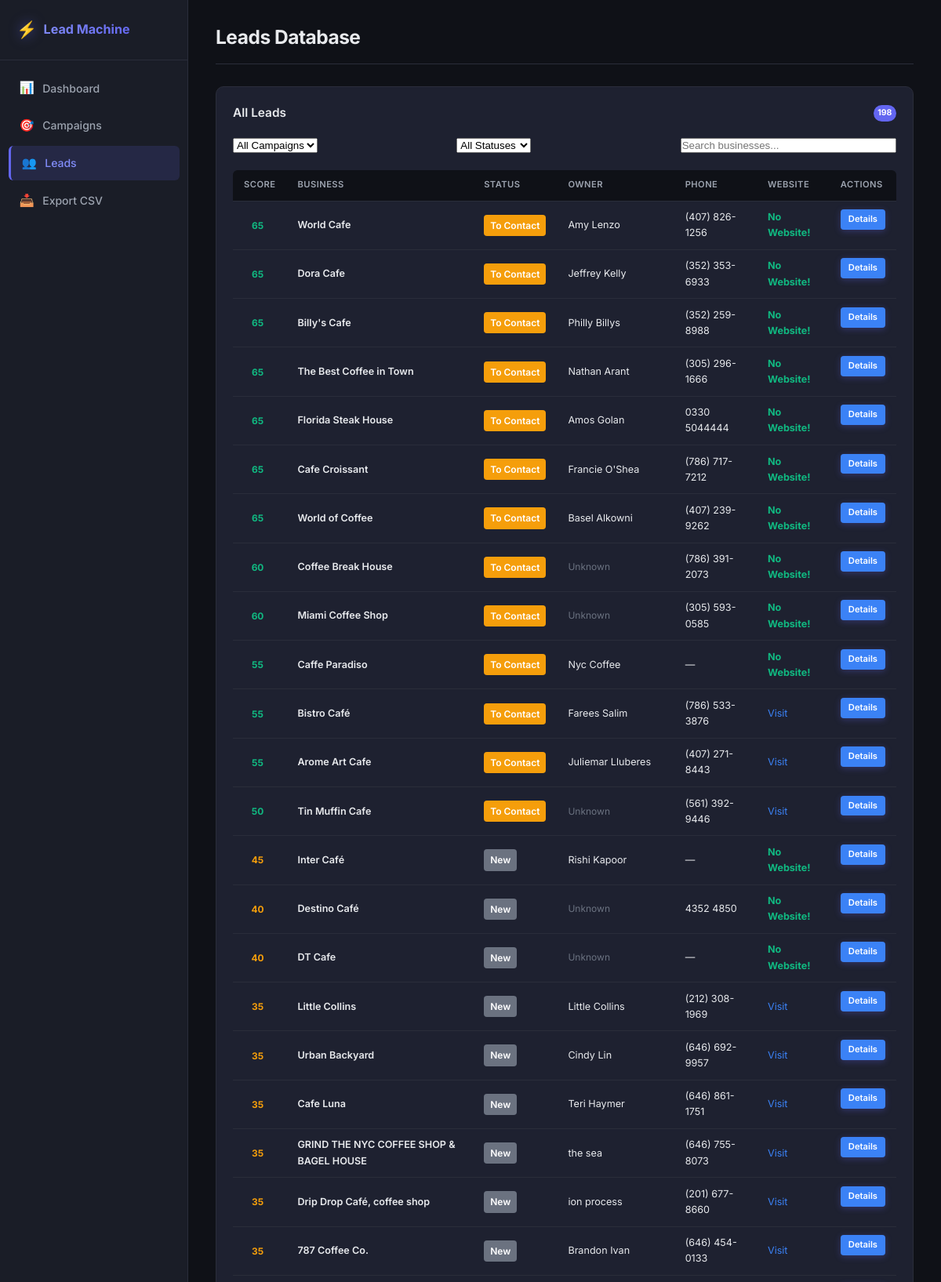
Page /leads (upper part) on the committed database.
### src/models/lead.py (models this page shows, shortened)
class Lead(Base):
    __tablename__ = "leads"
    id: Mapped[str] = mapped_column(
        String(36), primary_key=True, default=lambda: str(uuid.uuid4())
    )
    campaign_id: Mapped[str] = mapped_column(
        String(36), ForeignKey("campaigns.id", ondelete="CASCADE"), nullable=False
    )
    google_place_id: Mapped[str] = mapped_column(
        String(255), unique=True, nullable=False, index=True
    )
    business_name: Mapped[str] = mapped_column(String(255), nullable=False)
    address: Mapped[str | None] = mapped_column(Text, nullable=True)
    latitude: Mapped[float | None] = mapped_column(Float, nullable=True)
    longitude: Mapped[float | None] = mapped_column(Float, nullable=True)
    phone: Mapped[str | None] = mapped_column(String(50), nullable=True)
    business_type: Mapped[str | None] = mapped_column(String(100), nullable=True)
    website_url: Mapped[str | None] = mapped_column(Text, nullable=True)
    website_type: Mapped[str] = mapped_column(
        String(20), default="none", nullable=False
    )  # "none", "social_only", "real"
    has_app: Mapped[bool | None] = mapped_column(nullable=True)
    rating: Mapped[float | None] = mapped_column(Float, nullable=True)
    review_count: Mapped[int | None] = mapped_column(Integer, nullable=True)
    google_maps_url: Mapped[str | None] = mapped_column(Text, nullable=True)
    quality_score: Mapped[int] = mapped_column(Integer, default=0)
    created_at: Mapped[datetime] = mapped_column(
        DateTime, server_default=func.now()
    )
    campaign = relationship("Campaign", back_populates="leads")
    contact = relationship(
        "Contact", back_populates="lead", uselist=False, cascade="all, delete-orphan"
    )
    status_info = relationship(
        "LeadStatus", back_populates="lead", uselist=False, cascade="all, delete-orphan"
    )

### src/models/lead_status.py (models this page shows, shortened)
class LeadStatus(Base):
    __tablename__ = "lead_statuses"
    id: Mapped[str] = mapped_column(
        String(36), primary_key=True, default=lambda: str(uuid.uuid4())
    )
    lead_id: Mapped[str] = mapped_column(
        String(36),
        ForeignKey("leads.id", ondelete="CASCADE"),
        unique=True,
        nullable=False,
    )
    status: Mapped[str] = mapped_column(
        String(20), default="new", nullable=False
    )
    assigned_to: Mapped[str | None] = mapped_column(String(100), nullable=True)
    notes: Mapped[str | None] = mapped_column(Text, nullable=True)
    updated_at: Mapped[datetime] = mapped_column(
        DateTime, server_default=func.now(), onupdate=func.now()
    )
    lead = relationship("Lead", back_populates="status_info")

### src/models/contact.py (models this page shows, shortened)
class Contact(Base):
    __tablename__ = "contacts"
    id: Mapped[str] = mapped_column(
        String(36), primary_key=True, default=lambda: str(uuid.uuid4())
    )
    lead_id: Mapped[str] = mapped_column(
        String(36),
        ForeignKey("leads.id", ondelete="CASCADE"),
        unique=True,
        nullable=False,
    )
    name: Mapped[str | None] = mapped_column(String(255), nullable=True)
    email: Mapped[str | None] = mapped_column(String(255), nullable=True)
    phone: Mapped[str | None] = mapped_column(String(50), nullable=True)
    linkedin_url: Mapped[str | None] = mapped_column(Text, nullable=True)
    job_title: Mapped[str | None] = mapped_column(String(255), nullable=True)
    headline: Mapped[str | None] = mapped_column(Text, nullable=True)
    location: Mapped[str | None] = mapped_column(String(255), nullable=True)
    source: Mapped[str] = mapped_column(
        String(50), default="google_search", nullable=False
    )
    confidence_score: Mapped[float] = mapped_column(Float, default=0.0)
    created_at: Mapped[datetime] = mapped_column(
        DateTime, server_default=func.now()
    )
    lead = relationship("Lead", back_populates="contact")

### src/dashboard/routes.py (the view)
@router.get("/leads", response_class=HTMLResponse)
async def leads_page(
    request: Request,
    campaign_id: str | None = None,
    status: str | None = None,
    search: str | None = None,
    min_score: int = 0,
    session: AsyncSession = Depends(get_session),
):
    query = select(Lead).options(
        joinedload(Lead.contact),
        joinedload(Lead.status_info),
        joinedload(Lead.campaign),
    )
    if campaign_id:
        query = query.where(Lead.campaign_id == campaign_id)
    if status:
        query = query.join(LeadStatus).where(LeadStatus.status == status)
    if search:
        query = query.where(Lead.business_name.ilike(f"%{search}%"))
    if min_score > 0:
        query = query.where(Lead.quality_score >= min_score)
    query = query.order_by(Lead.quality_score.desc()).limit(1000)
    result = await session.execute(query)
    leads = result.unique().scalars().all()
    campaigns_result = await session.execute(
        select(Campaign).order_by(Campaign.name)
    )
    campaigns = campaigns_result.scalars().all()
    return templates.TemplateResponse(
        request=request,
        name="leads.html",
        context={
            "leads": leads,
            "campaigns": campaigns,
            "current_campaign_id": campaign_id,
            "current_status": status,
            "current_search": search or "",
            "current_min_score": min_score,
        }
    )

### src/dashboard/templates/leads.html (shortened to what this page needs)
{% extends "base.html" %}
{% block page_title %}Leads Database{% endblock %}
{% block content %}
<div class="section-card">
    <div class="section-header">
        <h2>All Leads</h2>
        <span class="badge">{{ leads|length }}</span>
    </div>
    <form class="filters-bar" method="GET" action="/leads" style="display: flex; gap: 10px; margin-bottom: 20px;">
        <div class="filter-group">
            <select name="campaign_id" onchange="this.form.submit()" class="form-control">
                <option value="">All Campaigns</option>
            </select>
        </div>
        <div class="filter-group">
            <select name="status" onchange="this.form.submit()" class="form-control">
                <option value="">All Statuses</option>
            </select>
        </div>
        <div class="filter-group" style="flex-grow: 1;">
            <input type="text" name="search" placeholder="Search businesses..." value="{{ current_search }}" onchange="this.form.submit()" class="form-control" style="width: 100%;">
        </div>
    </form>
    {% if leads %}
    <div class="table-wrapper">
        <table class="data-table">
            <thead>
                <tr>
                    <th>Score</th>
                    <th>Business</th>
                    <th>Status</th>
                    <th>Owner</th>
                    <th>Phone</th>
                    <th>Website</th>
                    <th>Actions</th>
                </tr>
            </thead>
            <tbody>
                {% for lead in leads %}
                <tr>
                    <td>
                        <span class="score-badge" style="font-weight:bold; color: {% if lead.quality_score >= 50 %}#10b981{% else %}#f59e0b{% endif %}">
                            {{ lead.quality_score }}
                        </span>
                    </td>
                    <td class="td-bold">{{ lead.business_name }}</td>
                    <td>
                        {% set status = lead.status_info.status if lead.status_info else 'new' %}
                        {% set color = '#6b7280' %}
                        {% if status == 'to_contact' %}{% set color = '#f59e0b' %}{% endif %}
                        {% if status == 'in_progress' %}{% set color = '#3b82f6' %}{% endif %}
                        {% if status == 'closed_won' %}{% set color = '#10b981' %}{% endif %}
                        {% if status == 'closed_lost' %}{% set color = '#ef4444' %}{% endif %}
                        <span class="status-badge" style="background:{{ color }}; padding: 4px 8px; border-radius: 4px; font-size: 12px; color: white;">
                            {{ status|replace('_', ' ')|title }}
                        </span>
                    </td>
                    <td>
                        {% if lead.contact and lead.contact.name %}
                            {{ lead.contact.name }}
                        {% else %}
                            <span style="color:#6b7280; font-size:12px;">Unknown</span>
                        {% endif %}
                    </td>
                    <td>{{ lead.phone or '—' }}</td>
                    <td>
                        {% if lead.website_url %}
                            <a href="{{ lead.website_url }}" target="_blank" style="color:#3b82f6; text-decoration:none;">Visit</a>
                        {% else %}
                            <span style="color:#10b981; font-weight:bold;">No Website!</span>
                        {% endif %}
                    </td>
                    <td class="td-actions">
                        <a href="/leads/{{ lead.id }}" class="btn btn-sm btn-primary" style="background:#3b82f6; color:white; padding:4px 10px; text-decoration:none; border-radius:4px;">Details</a>
                    </td>
                </tr>
                {% endfor %}
            </tbody>
        </table>
    </div>
    {% else %}
    <div class="empty-state" style="text-align:center; padding: 40px; color: #9ca3af;">
        <div class="empty-icon" style="font-size: 40px; margin-bottom: 10px;">🔍</div>
        <h3>No leads found</h3>
        <p>Try adjusting your filters or running a new campaign.</p>
    </div>
    {% endif %}
</div>
{% endblock %}

### src/dashboard/static/style.css (style rules this page uses)
:root { --bg-primary: #0f1117; --bg-secondary: #1a1d27; --bg-card: #1e2130; --bg-card-hover: #252839; --bg-input: #14161e; --border: #2a2d3a; --border-focus: #6366f1; --text-primary: #e8eaed; --text-secondary: #9ca3af; --text-muted: #6b7280; --text-link: #818cf8; --accent: #6366f1; --accent-hover: #818cf8; --accent-glow: rgba(99, 102, 241, 0.15); --success: #10b981; --warning: #f59e0b; --danger: #ef4444; --info: #3b82f6; --sidebar-width: 240px; --radius: 10px; --radius-sm: 6px; --shadow: 0 4px 24px rgba(0, 0, 0, 0.3); --transition: all 0.2s ease; --font: 'Inter', -apple-system, BlinkMacSystemFont, sans-serif; }
*, *::before, *::after { box-sizing: border-box; margin: 0; padding: 0; }
html { font-size: 14px; }
body { font-family: var(--font); background: var(--bg-primary); color: var(--text-primary); line-height: 1.6; display: flex; min-height: 100vh; -webkit-font-smoothing: antialiased; }
a { color: var(--text-link); text-decoration: none; transition: var(--transition); }
.section-card { background: var(--bg-card); border: 1px solid var(--border); border-radius: var(--radius); padding: 1.5rem; margin-bottom: 1.5rem; }
.section-header { display: flex; align-items: center; justify-content: space-between; margin-bottom: 1.25rem; }
.section-header h2 { font-size: 1.1rem; font-weight: 600; }
.table-wrapper { overflow-x: auto; border-radius: var(--radius-sm); }
.data-table { width: 100%; border-collapse: collapse; font-size: 0.9rem; }
.data-table thead th { text-align: left; padding: 0.75rem 1rem; background: var(--bg-primary); color: var(--text-secondary); font-weight: 600; font-size: 0.8rem; text-transform: uppercase; letter-spacing: 0.04em; border-bottom: 1px solid var(--border); white-space: nowrap; }
.data-table tbody tr { border-bottom: 1px solid var(--border); transition: var(--transition); }
.data-table td { padding: 0.75rem 1rem; vertical-align: middle; }
.td-bold { font-weight: 600; color: var(--text-primary); }
.td-actions { display: flex; gap: 0.4rem; white-space: nowrap; }
.status-badge { display: inline-block; padding: 0.2rem 0.7rem; border-radius: 50px; font-size: 0.75rem; font-weight: 600; color: #fff; white-space: nowrap; }
.badge { display: inline-flex; align-items: center; justify-content: center; min-width: 1.5rem; height: 1.5rem; padding: 0 0.4rem; border-radius: 50px; font-size: 0.75rem; font-weight: 700; background: var(--accent); color: #fff; }
.score-badge { display: inline-flex; align-items: center; justify-content: center; width: 2.5rem; height: 2.5rem; border-radius: 50%; font-size: 0.85rem; font-weight: 700; }
.btn { display: inline-flex; align-items: center; gap: 0.4rem; padding: 0.6rem 1.25rem; border-radius: var(--radius-sm); font-weight: 600; font-size: 0.85rem; border: none; cursor: pointer; transition: var(--transition); font-family: var(--font); text-decoration: none; }
.btn-primary { background: linear-gradient(135deg, var(--accent), #7c3aed); color: #fff; box-shadow: 0 2px 8px rgba(99,102,241,0.3); }
.btn-sm { padding: 0.35rem 0.75rem; font-size: 0.8rem; }
.filter-group { flex: 1; min-width: 140px; }

### rows in the picture
Lead: quality_score "65", business_name "World Cafe", contact.name "Amy Lenzo", phone "(407) 826-1256", shows "No Website!"
LeadStatus: status "To Contact"
Lead: quality_score "65", business_name "Dora Cafe", contact.name "Jeffrey Kelly", phone "(352) 353-6933", shows "No Website!"
LeadStatus: status "To Contact"
Lead: quality_score "65", business_name "Billy's Cafe", contact.name "Philly Billys", phone "(352) 259-8988", shows "No Website!"
LeadStatus: status "To Contact"
Lead: quality_score "65", business_name "The Best Coffee in Town", contact.name "Nathan Arant", phone "(305) 296-1666", shows "No Website!"
LeadStatus: status "To Contact"
Lead: quality_score "65", business_name "Florida Steak House", contact.name "Amos Golan", phone "0330 5044444", shows "No Website!"
LeadStatus: status "To Contact"
Lead: quality_score "65", business_name "Cafe Croissant", contact.name "Francie O'Shea", phone "(786) 717-7212", shows "No Website!"
LeadStatus: status "To Contact"
Lead: quality_score "65", business_name "World of Coffee", contact.name "Basel Alkowni", phone "(407) 239-9262", shows "No Website!"
LeadStatus: status "To Contact"
Lead: quality_score "60", business_name "Coffee Break House", shows "Unknown", phone "(786) 391-2073", shows "No Website!"
LeadStatus: status "To Contact"
Lead: quality_score "60", business_name "Miami Coffee Shop", shows "Unknown", phone "(305) 593-0585", shows "No Website!"
LeadStatus: status "To Contact"
Lead: quality_score "55", business_name "Caffe Paradiso", contact.name "Nyc Coffee", phone "—", shows "No Website!"
LeadStatus: status "To Contact"
Lead: quality_score "55", business_name "Bistro Café", contact.name "Farees Salim", phone "(786) 533-3876"
LeadStatus: status "To Contact"
Lead: quality_score "55", business_name "Arome Art Cafe", contact.name "Juliemar Lluberes", phone "(407) 271-8443"
LeadStatus: status "To Contact"
Lead: quality_score "50", business_name "Tin Muffin Cafe", shows "Unknown", phone "(561) 392-9446"
LeadStatus: status "To Contact"
Lead: quality_score "45", business_name "Inter Café", contact.name "Rishi Kapoor", phone "—", shows "No Website!"
LeadStatus: status "New"
Lead: quality_score "40", business_name "Destino Café", shows "Unknown", phone "4352 4850", shows "No Website!"
LeadStatus: status "New"
Lead: quality_score "40", business_name "DT Cafe", shows "Unknown", phone "—", shows "No Website!"
LeadStatus: status "New"
Lead: quality_score "35", business_name "Little Collins", contact.name "Little Collins", phone "(212) 308-1969"
LeadStatus: status "New"
Lead: quality_score "35", business_name "Urban Backyard", contact.name "Cindy Lin", phone "(646) 692-9957"
LeadStatus: status "New"
Lead: quality_score "35", business_name "Cafe Luna", contact.name "Teri Haymer", phone "(646) 861-1751"
LeadStatus: status "New"
Lead: quality_score "35", business_name "GRIND THE NYC COFFEE SHOP & BAGEL HOUSE", contact.name "the sea", phone "(646) 755-8073"
LeadStatus: status "New"
Lead: quality_score "35", business_name "Drip Drop Café, coffee shop", contact.name "ion process", phone "(201) 677-8660"
LeadStatus: status "New"
Lead: quality_score "35", business_name "787 Coffee Co.", contact.name "Brandon Ivan", phone "(646) 454-0133"
LeadStatus: status "New"

### other values in the picture
{{ leads|length }} "198"
